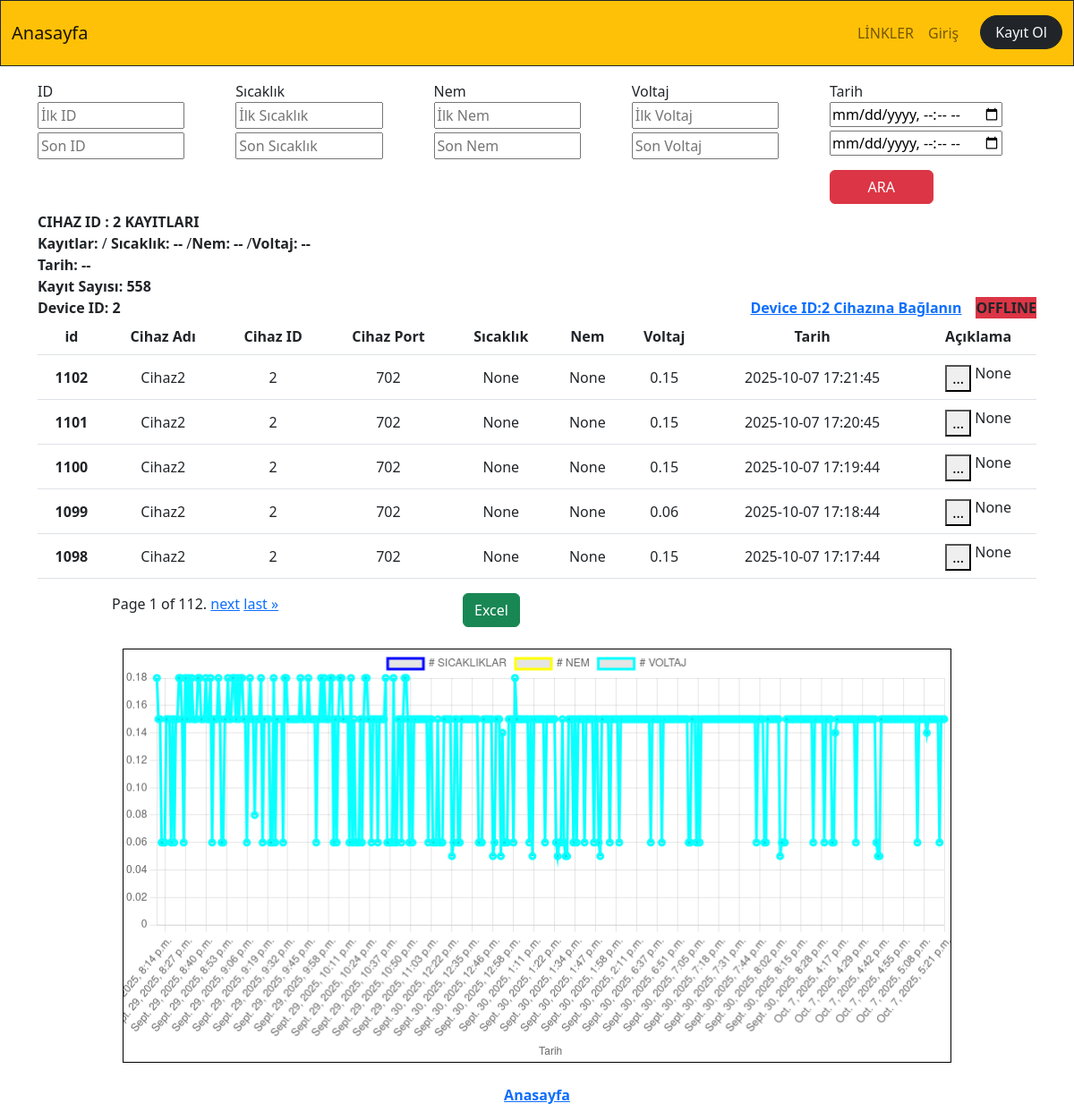
Page /app_monitor/cihazlar/cihaz_id=2 on the earlier database version.
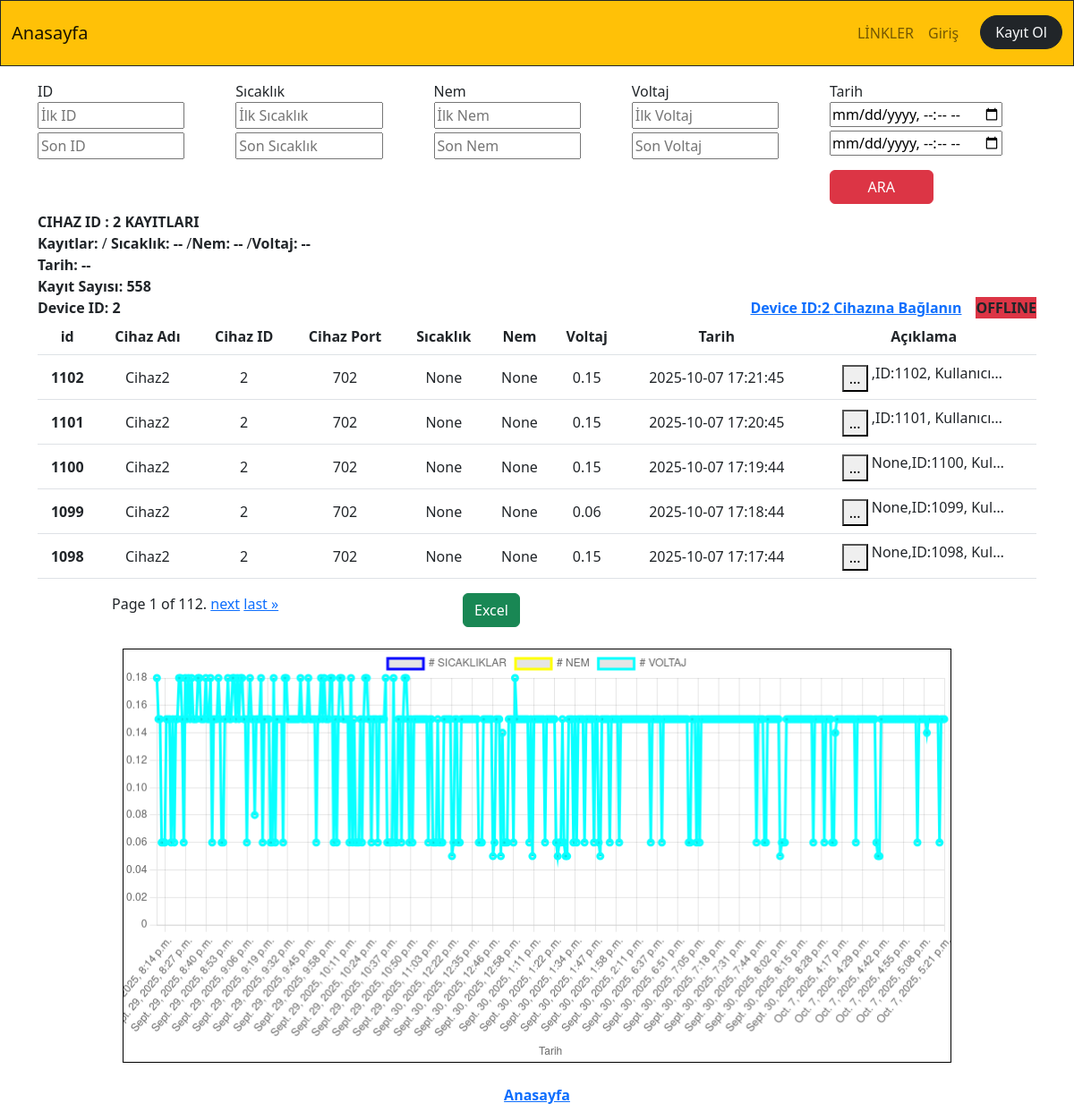
Same page on the later database version.
### app_monitor/models.py (models this page shows, shortened)
class Temperature(models.Model):
    id=models.BigAutoField(primary_key=True,db_column='ID')
    temperature=models.FloatField(blank=True,null=True)
    humidity=models.FloatField(blank=True,null=True)
    volcum=models.FloatField(blank=True,null=True)
    date=models.DateTimeField()
    mail=models.BooleanField(default=False)
    additionalText=models.CharField(blank=True,null=True, max_length=50)
    device_id=models.ForeignKey(Device,on_delete=models.CASCADE,null=True, blank=True)
    device_name=models.CharField(blank=True,null=True, max_length=50)
    cikis0=models.CharField(blank=True,null=True, max_length=5)
    cikis00=models.CharField(blank=True,null=True, max_length=5)
    cikis01=models.CharField(blank=True,null=True, max_length=5)
    cikis02=models.CharField(blank=True,null=True, max_length=5)
    cikis03=models.CharField(blank=True,null=True, max_length=5)
    input00=models.CharField(blank=True,null=True, max_length=1)
    input01=models.CharField(blank=True,null=True, max_length=1)
    input02=models.CharField(blank=True,null=True, max_length=1)
    input03=models.CharField(blank=True,null=True, max_length=1)
    tag_id=models.ForeignKey(RFID_Kisi,on_delete=models.CASCADE,null=True,blank=True)
    staff_name=models.CharField(blank=True,null=True, max_length=30)

class Device(models.Model):
    device_id=models.IntegerField(primary_key=True,db_column='ID')
    device_name=models.CharField(blank=True,null=True, max_length=20)
    device_ip=models.CharField(blank=True,null=True, max_length=20)
    device_port=models.IntegerField(blank=True,null=True)
    device_function=models.CharField(blank=True,null=True, max_length=20)
    device_state=models.BooleanField(blank=True,null=True,default=False) #241225

### app_monitor/views.py (the view)
# urls.py: path('cihazlar/cihaz_id=<int:device_id>',device_id,name="device_id"), #port iptal edildi 250401
def device_id(request,device_id): #250401  device_port parametresi iptal,tüm portlar görünecek.
    device_id_query=Temperature.objects.filter(device_id=device_id).order_by('-id')
    device_port=Device.objects.get(device_id=device_id).device_port
    print(f"device_port.....................: {device_port}")
    devices_all=Device.objects.all()
    datetime_now=datetime.now()
    devices_online=[]
    device500=Temperature.objects.filter(device_id__device_id=device_id).order_by('-id')[:500]
    paginator = Paginator(device_id_query, 5)  # Show 5 contacts per page.
    device_search_count = device_id_query.count()
    page_number = request.GET.get('page')
    devicePaginator = paginator.get_page(page_number)
    for device in devices_all:
        if datetime.timestamp(datetime_now) - datetime.timestamp(device.temperature_set.last().date) < 360:
            devices_online.append(device.temperature_set.last().device_id.device_id)
            print(f"datetime_now- device.temperature_set.last.date() {device.temperature_set.last().device_id}: {datetime.timestamp(datetime_now) - datetime.timestamp(device.temperature_set.last().date) }")
    print(f"online cihazlar: {devices_online}")
    context=dict(
        devicePaginator=devicePaginator,
        device_search_count=device_search_count,
        device_id=str(device_id),
        device_id_id=device_id,
        device500=device500,
        device_id_name="id",
        device_port=device_port,
        devices_online=devices_online,
    )
    return render(request,"app_monitor/device_id.html",context)

### app_monitor/templates/app_monitor/device_id.html (shortened to what the changed rows need)
{% extends "core/base.html" %}
{% load static %}
{% block content %}
<div class="container">
<div class="row">
        <div class="col-sm-12">
               <table class="table table-hover">
              <thead>
                 <tr>
                   <th scope="col">id</th>
                   <th scope="col">Cihaz Adı</th>
                   <th scope="col">Cihaz ID</th>
                   <th scope="col">Cihaz Port</th>
                   <th scope="col">Sıcaklık</th>
                   <th scope="col">Nem</th>
                   <th scope="col">Voltaj</th>
                   <th scope="col">Tarih</th>
                   <th scope="col">Açıklama</th>
                 </tr>
               </thead>
             <tbody>
             {% for temp in devicePaginator %}
               <tr>
                   {% if temp.temperature >= 45 %} {% comment "" %}  {% endcomment %}
                 <th scope="row" style="background-color:#FF0000">{{temp.id}}</th>
                 <td style="background-color:#FF0000">{{temp.temperature}}</td>
                  <td style="background-color:#FF0000"> {{temp.date|date:'Y-m-d H:i:s'}}</td>
                       {% if temp.mailSend == False %}
                       <td style="background-color:#FF0000"> {{temp.mailSend}}</td>
                       {% else %}
                       <td style="background-color:#0000FF"> {{temp.mailSend}}</td>
                       {% endif %}
                   {% else %}
                 <th scope="row" >{{temp.id}}</th>
                 <td> {{temp.device_name}}</td>
                 <td> {{temp.device_id.device_id}}</td>
                 <td> {{temp.device_id.device_port}}</td>
                 <td >{{temp.temperature}}</td>
                 <td >{{temp.humidity}}</td>
                 <td >{{temp.volcum}}</td>
                 <td > {{temp.date|date:'Y-m-d H:i:s'}}</td>
                 <td >
                  <button type="button" data-bs-toggle="modal" data-bs-target="#modal{{temp.id}}" data-bs-toggle="modal">...</button>
                  <span class="d-inline-block text-truncate" style="max-width: 150px;" >{{temp.additionalText}}</span>
                </td>
                   {% endif %}
               </tr>
             {% endfor %}
             </tbody>
            </table>
        </div>
      </div>
  <br>
        <br>
</div>
{% endblock content %}

Differences in the rows shown:
changed Temperature id 1102: additionalText "None" → ",ID:1102, Kullanıcı…"
changed Temperature id 1101: additionalText "None" → ",ID:1101, Kullanıcı…"
changed Temperature id 1100: additionalText "None" → "None,ID:1100, Kul…"
changed Temperature id 1099: additionalText "None" → "None,ID:1099, Kul…"
changed Temperature id 1098: additionalText "None" → "None,ID:1098, Kul…"
